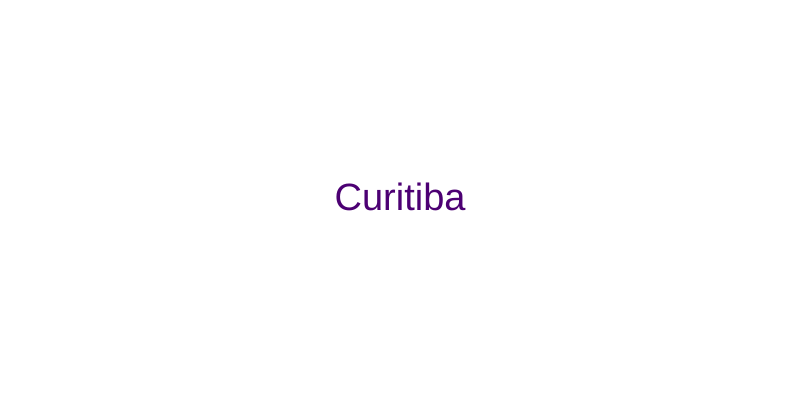
Frame 1 (no input)
Frame 60 (no input): identical to frame 1, image omitted
Frame 120 (the mouse pressed at the canvas centre since frame 60): identical to frame 1, image omitted

The p5.js sketch that drew this single still picture (run headless with seeded random() and noise() and a simulated clock; from frame 60 on, the mouse is pressed at the canvas centre):

// p5.js sketch
// ── sketch.js
let campoIdade;
let campoFantasia;
let campoAventura;

function setup() {
  createCanvas(800, 400);
  createElement("h2", "Recomendador de lugares para conhecer");
  createSpan("Quanto você pode gastar R$");
  campoIdade = createInput("1000");
  campoFantasia = createCheckbox("Gosta de Praia?");
  campoAventura = createCheckbox("Gosta de cidades grandes?");
}

function draw() {
  background("white");
  let idade = campoIdade.value();
  let gostaDeFantasia = campoFantasia.checked();
  let gostaDeAventura = campoAventura.checked();
  let recomendacao = geraRecomendacao(idade, gostaDeFantasia, gostaDeAventura);

  fill(color(76, 0, 115));
  textAlign(CENTER, CENTER);
  textSize(38);
  text(recomendacao, width / 2, height / 2);
}

function geraRecomendacao(idade, gostaDeFantasia, gostaDeAventura) {
  if (idade >= 10) {
    if (idade >= 14) {
      return "Curitiba";
    } else {
      if (idade >= 12) {
        if(gostaDeFantasia || gostaDeAventura) {
          return "Homem aranha: no aranhaverso";          
        } else{
         return "Ladrões de bicicleta";
        }
      } else {
        if (gostaDeFantasia) {
          return "As aventuras de pi";
        } else {
          return "Depois da chuva";
        }
      }
    }
  } else {
    if (gostaDeFantasia) {
      return "A viagem de chihiro";
    } else {
      return "O feitiço do tempo";
    }
  }
}
